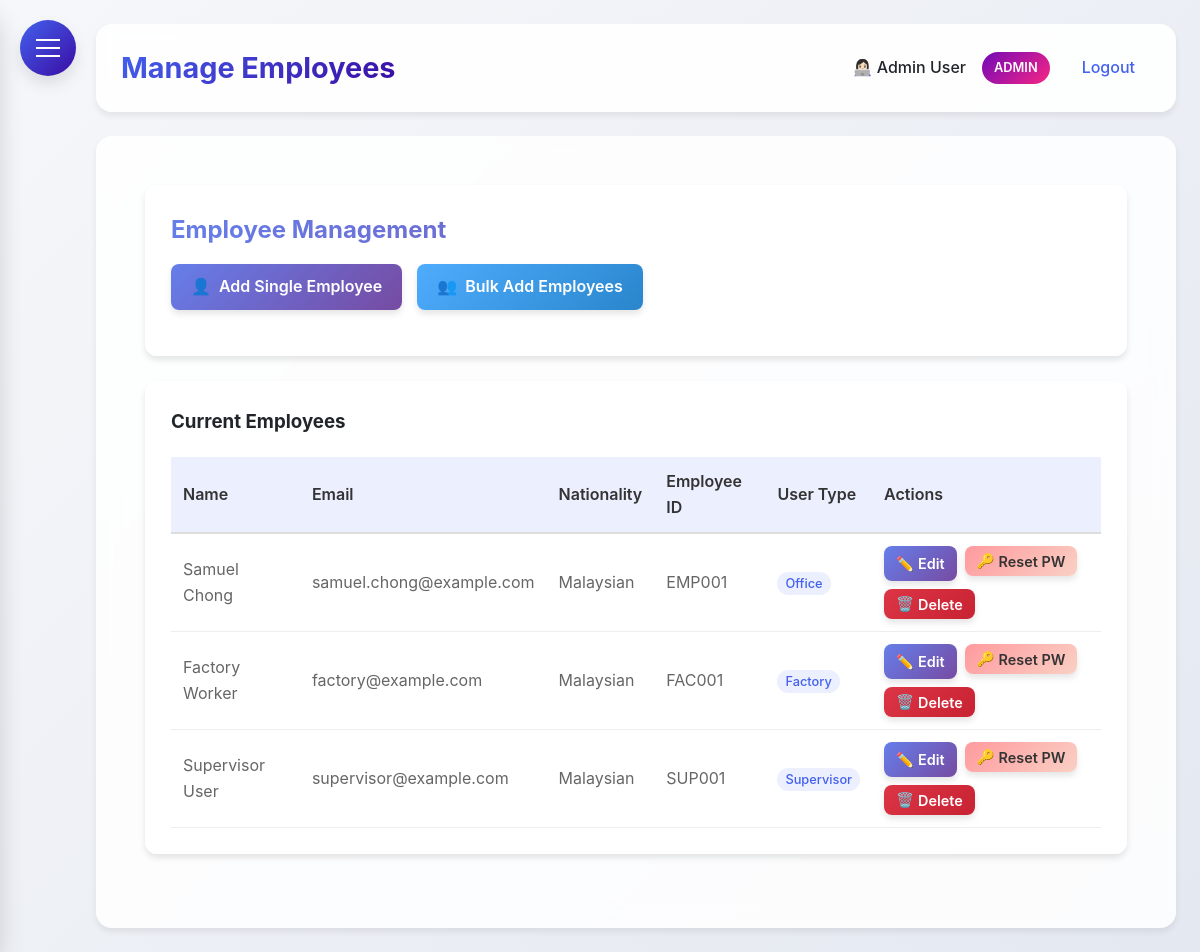
The app's page /manage_employees (signed in), older data.
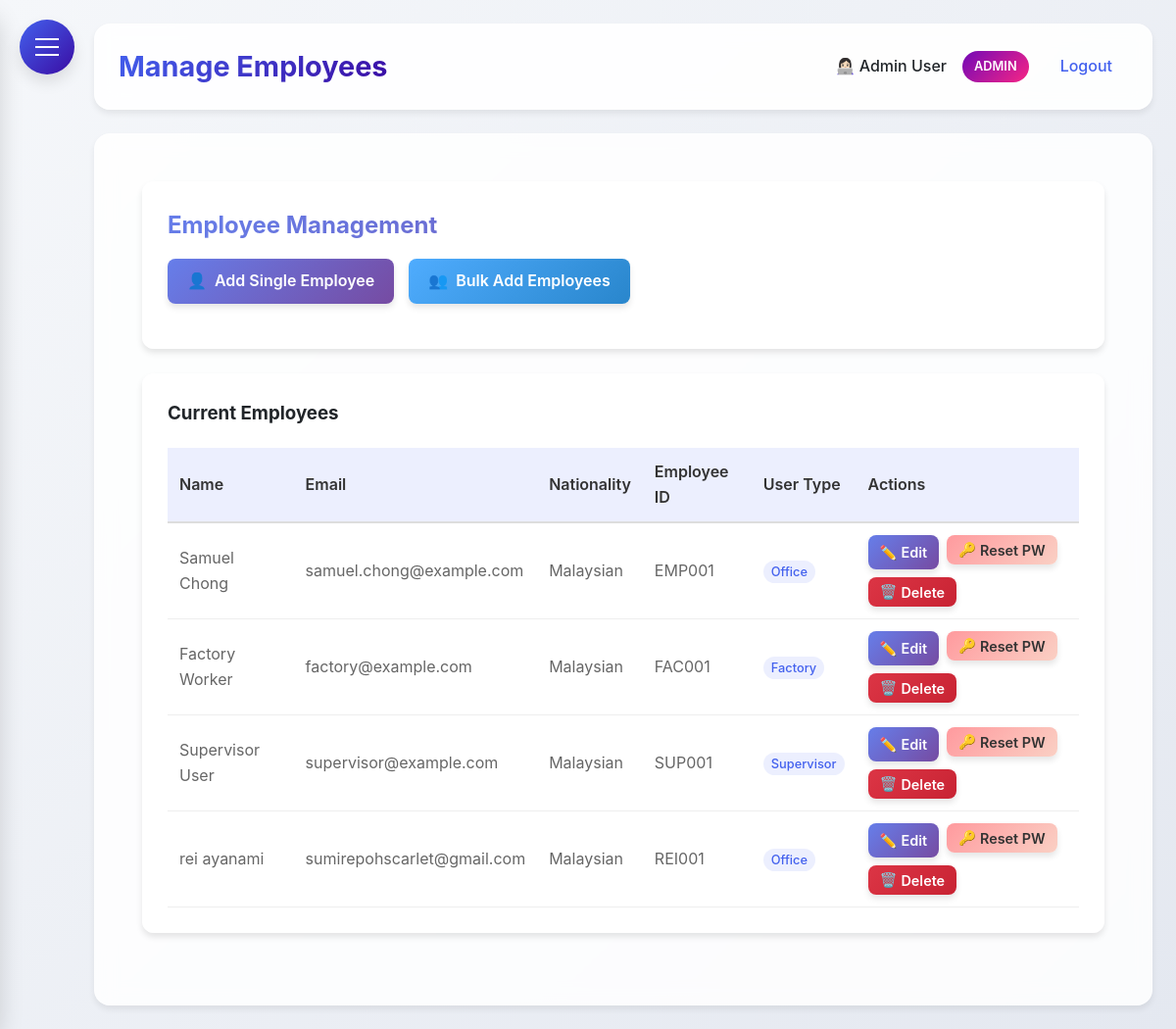
The same page, newer data.
### HerculesSystem.py (models this page shows, shortened)
class Employee(UserMixin, db.Model):
    id = db.Column(db.Integer, primary_key=True)
    username = db.Column(db.String(80), unique=True, nullable=False)
    password = db.Column(db.String(120), nullable=False)
    full_name = db.Column(db.String(120), nullable=False)
    email = db.Column(db.String(120), unique=True, nullable=False)
    nationality = db.Column(db.String(80), nullable=False)
    employee_id = db.Column(db.String(80), unique=True, nullable=False)
    hire_date = db.Column(db.Date)
    is_admin = db.Column(db.Boolean, default=False)
    user_type = db.Column(db.String(20), default='employee')
    last_clock_in = db.Column(db.DateTime)
    last_clock_out = db.Column(db.DateTime)
    last_lunch_start = db.Column(db.DateTime)
    last_lunch_end = db.Column(db.DateTime)
    leave_balances = db.relationship('LeaveBalance', back_populates='employee', lazy=True)

### HerculesSystem.py (the view)
@app.route('/manage_employees')
@login_required
def manage_employees():
    if current_user.user_type != 'admin':
        flash('You do not have permission to manage employees.', 'danger')
        return redirect(url_for('dashboard'))
    employees = Employee.query.filter(Employee.user_type != 'admin').all()
    return render_template('manage_employees.html', employees=employees)

### HerculesSystem.py (called while the page is built)
@app.after_request
def add_security_headers(response):
    response.headers['Permissions-Policy'] = 'geolocation=()'
    return response

@login_manager.user_loader
def load_user(user_id):
    return db.session.get(Employee, int(user_id))

@app.context_processor
def inject_now():
    return {'now': datetime.utcnow()}

@app.before_request
def before_request():
    if request.url.startswith('https://'):
        new_url = request.url.replace('https://', 'http://', 1)
        return redirect(new_url, code=301)

### templates/manage_employees.html (shortened to what the changed rows need)
{% extends "base.html" %}
{% block content %}
<div class="dashboard-container">
    <div class="glass">
        <h2 style="margin-bottom: 15px; background: linear-gradient(135deg, #667eea 0%, #764ba2 100%); -webkit-background-clip: text; background-clip: text; color: transparent;">
        </h2>
    </div>
    <div class="glass">
        {% if employees %}
        <div style="overflow-x: auto;">
            <table>
                <thead>
                    <tr>
                        <th>Name</th>
                        <th>Email</th>
                        <th>Nationality</th>
                        <th>Employee ID</th>
                        <th>User Type</th>
                        <th>Actions</th>
                    </tr>
                </thead>
                <tbody>
                    {% for employee in employees %}
                    <tr>
                        <td>{{ employee.full_name }}</td>
                        <td>{{ employee.email }}</td>
                        <td>{{ employee.nationality }}</td>
                        <td>{{ employee.employee_id }}</td>
                        <td>
                            <span class="user-type-badge">
                                {{ employee.user_type|title }}
                            </span>
                        </td>
                        <td>
                            <div style="display: flex; gap: 8px; flex-wrap: wrap;">
                                <a href="{{ url_for('edit_employee', employee_id=employee.id) }}"
                                   class="btn btn-sm btn-primary" style="display: inline-flex; align-items: center; gap: 4px; padding: 6px 12px;">
                                    <span>✏️</span>
                                    <span>Edit</span>
                                </a>
                                <form action="{{ url_for('reset_password', employee_id=employee.id) }}" method="POST" style="margin: 0;">
                                    <button type="submit"
                                            class="btn btn-sm btn-warning"
                                            style="display: inline-flex; align-items: center; gap: 4px; padding: 6px 12px;"
                                            onclick="return confirm('Are you sure you want to reset the password for {{ employee.full_name }}? An email will be sent with the new password.')">
                                        <span>🔑</span>
                                        <span>Reset PW</span>
                                    </button>
                                </form>
                                <form action="{{ url_for('delete_employee', employee_id=employee.id) }}" method="POST" style="margin: 0;">
                                    <button type="submit"
                                            class="btn btn-sm btn-danger"
                                            style="display: inline-flex; align-items: center; gap: 4px; padding: 6px 12px;"
                                            onclick="return confirm('⚠️ WARNING: Are you sure you want to delete {{ employee.full_name }}? This action cannot be undone and will permanently remove all employee data including leave records and time tracking.')">
                                        <span>🗑️</span>
                                        <span>Delete</span>
                                    </button>
                                </form>
                            </div>
                        </td>
                    </tr>
                    {% endfor %}
                </tbody>
            </table>
        </div>
        {% else %}
        <div class="no-employees">
            <p>No employees found</p>
            <p>Get started by adding your first employee!</p>
        </div>
        {% endif %}
    </div>
</div>
{% endblock %}

Row changes from the older to the newer data that the page shows:
added Employee: full_name "rei ayanami", email "sumirepohscarlet@gmail.com", nationality "Malaysian", employee_id "REI001", user_type "Office"
